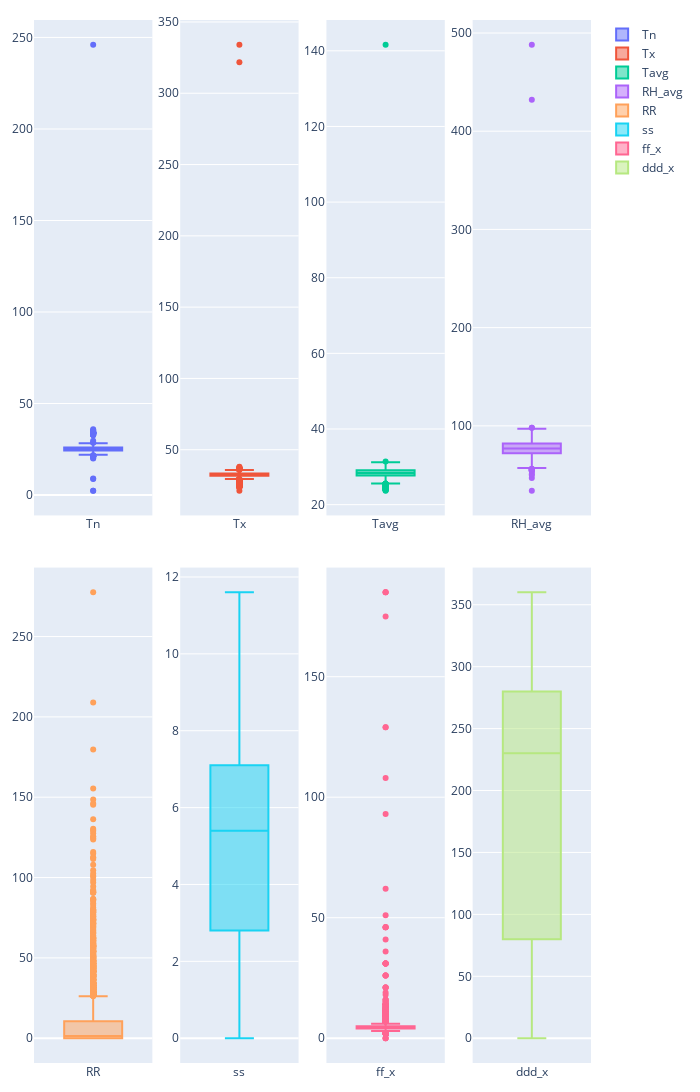

Notebook cell for this chart:
### Code cell
fig = make_subplots(rows=2, cols=4,vertical_spacing=0.05)
indexCol = 0
for i in range(1,3): 
    for j in range(1,5):         
        fig.add_trace(go.Box(y = df[num_cols[indexCol]],name= num_cols[indexCol]),row=i, col=j)
        indexCol+=1


fig.update_layout(height=1400, width=700,margin=dict(l=20, r=20, t=20, b=20))
fig.show()

### Figure 1 — Plotly figure (JSON) as saved in the notebook; plotly's stock layout.template omitted (floating-point values rounded to 4 significant figures; data arrays with more than 128 entries replaced by an {"elided": "..."} marker saying what was removed)
{"data": [{"name": "Tn", "type": "box", "xaxis": "x", "y": {"elided": "6308 float values"}, "yaxis": "y"}, {"name": "Tx", "type": "box", "xaxis": "x2", "y": {"elided": "6308 float values"}, "yaxis": "y2"}, {"name": "Tavg", "type": "box", "xaxis": "x3", "y": {"elided": "6308 float values"}, "yaxis": "y3"}, {"name": "RH_avg", "type": "box", "xaxis": "x4", "y": {"elided": "6308 int values"}, "yaxis": "y4"}, {"name": "RR", "type": "box", "xaxis": "x5", "y": {"elided": "6308 float values"}, "yaxis": "y5"}, {"name": "ss", "type": "box", "xaxis": "x6", "y": {"elided": "6308 float values"}, "yaxis": "y6"}, {"name": "ff_x", "type": "box", "xaxis": "x7", "y": {"elided": "6308 int values"}, "yaxis": "y7"}, {"name": "ddd_x", "type": "box", "xaxis": "x8", "y": {"elided": "6308 int values"}, "yaxis": "y8"}], "layout": {"height": 1400, "margin": {"b": 20, "l": 20, "r": 20, "t": 20}, "width": 700, "xaxis": {"anchor": "y", "domain": [0, 0.2125]}, "xaxis2": {"anchor": "y2", "domain": [0.2625, 0.475]}, "xaxis3": {"anchor": "y3", "domain": [0.525, 0.7375]}, "xaxis4": {"anchor": "y4", "domain": [0.7875, 1]}, "xaxis5": {"anchor": "y5", "domain": [0, 0.2125]}, "xaxis6": {"anchor": "y6", "domain": [0.2625, 0.475]}, "xaxis7": {"anchor": "y7", "domain": [0.525, 0.7375]}, "xaxis8": {"anchor": "y8", "domain": [0.7875, 1]}, "yaxis": {"anchor": "x", "domain": [0.525, 1]}, "yaxis2": {"anchor": "x2", "domain": [0.525, 1]}, "yaxis3": {"anchor": "x3", "domain": [0.525, 1]}, "yaxis4": {"anchor": "x4", "domain": [0.525, 1]}, "yaxis5": {"anchor": "x5", "domain": [0, 0.475]}, "yaxis6": {"anchor": "x6", "domain": [0, 0.475]}, "yaxis7": {"anchor": "x7", "domain": [0, 0.475]}, "yaxis8": {"anchor": "x8", "domain": [0, 0.475]}}}
